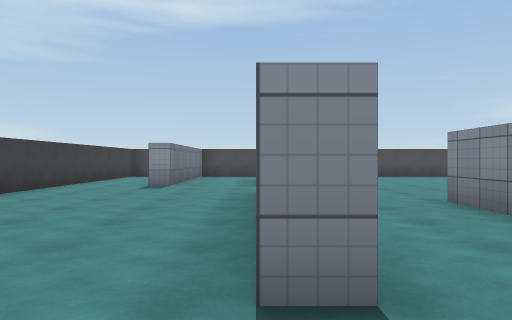
view 1 (above)

24 first-person views from a walk through a Unity game level. The camera is 1.2 m above the floor, looks level and sees 70° across. The floor is counted in squares, 2 m on a side. Each view is taken from the middle of a square. On the plan, view 1 faces up. The plan holds only what a view shows up to about 10 squares ahead; the rest is blank. The player is left out. Surface patterns are stand-ins for the level's own textures.

view 2
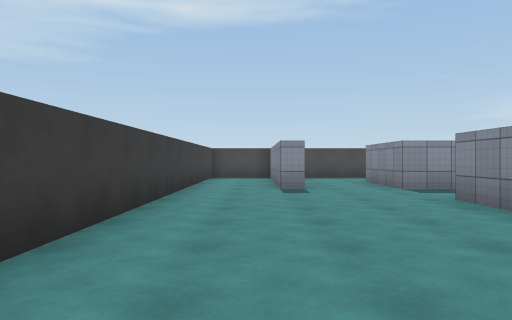

view 3
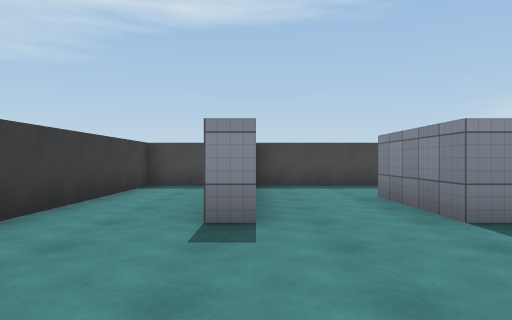

view 4
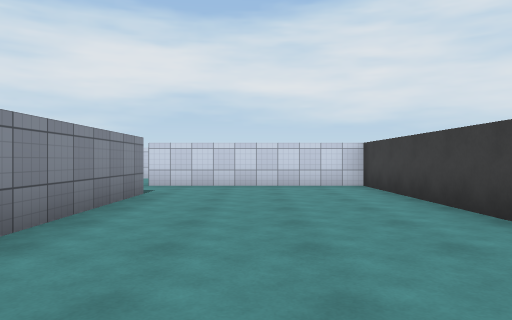

view 5
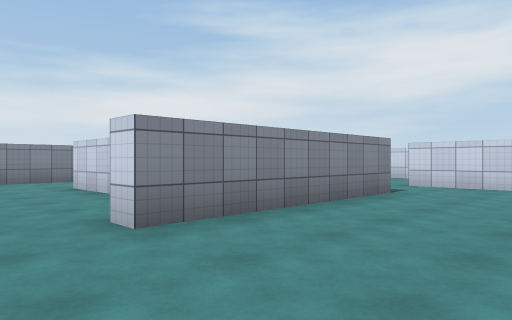

view 6
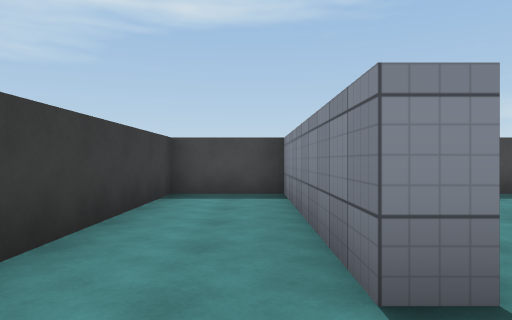

view 7
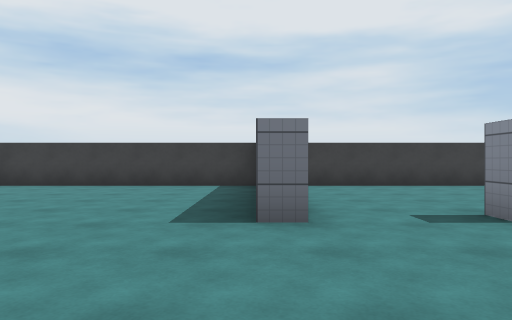

view 8
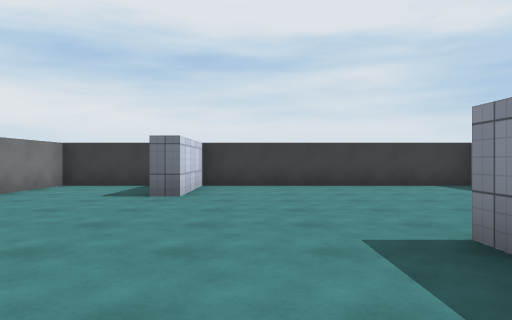

view 9
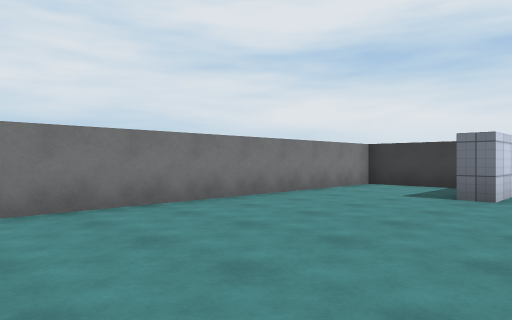

view 10
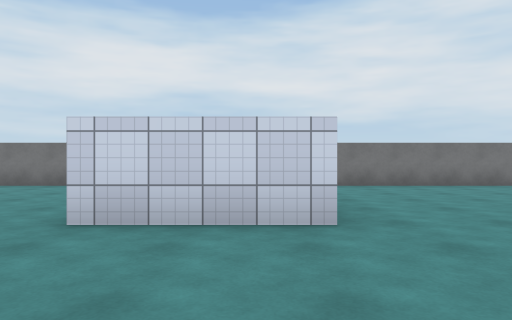

view 11
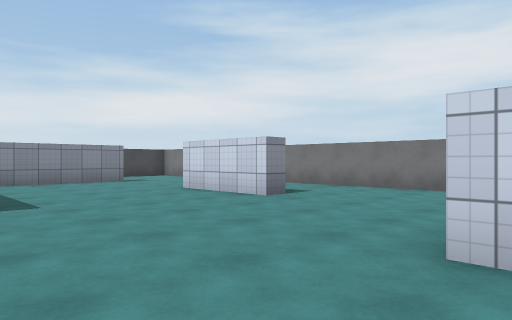

view 12
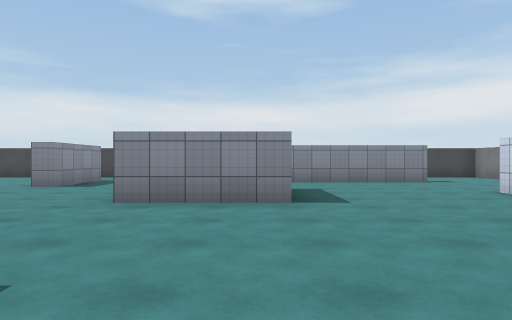

view 13
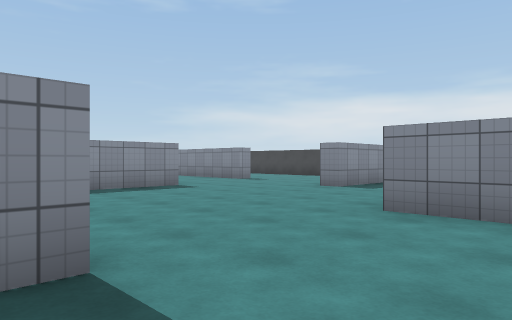

view 14
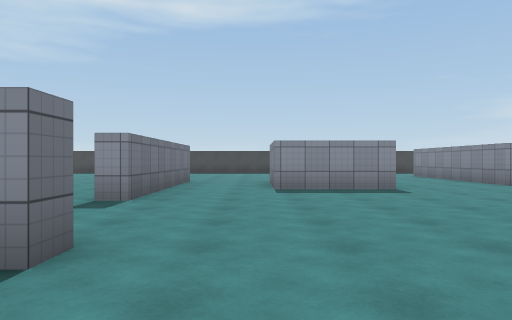

view 15
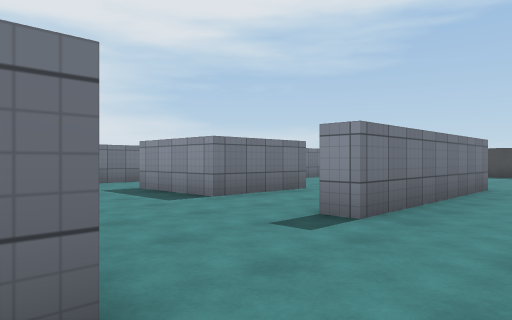

view 16
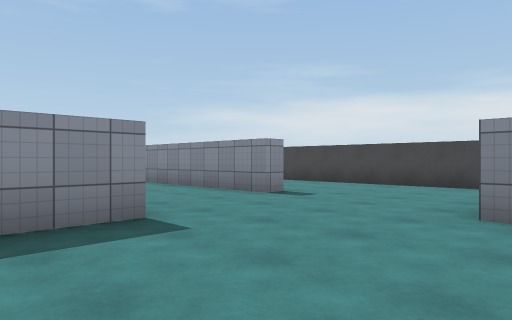

view 17
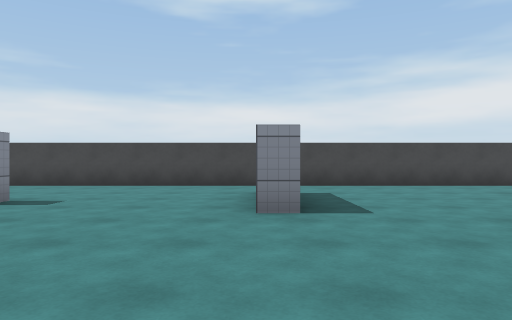

view 18
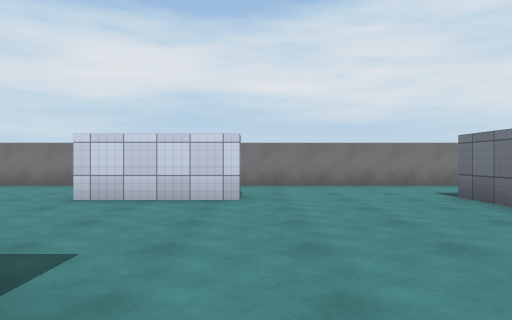

view 19
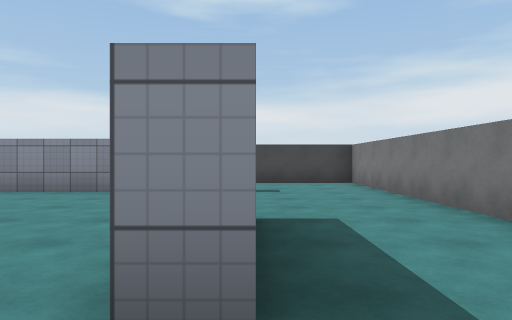

view 20
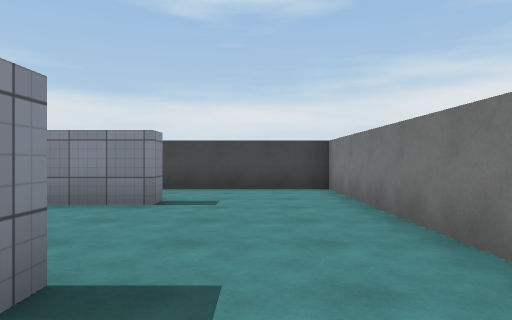

view 21
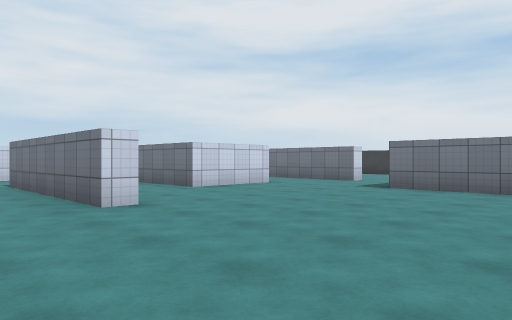

view 22
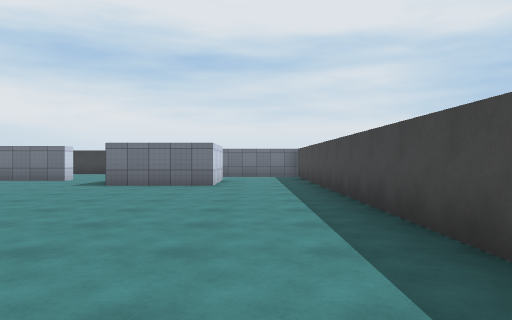

view 23
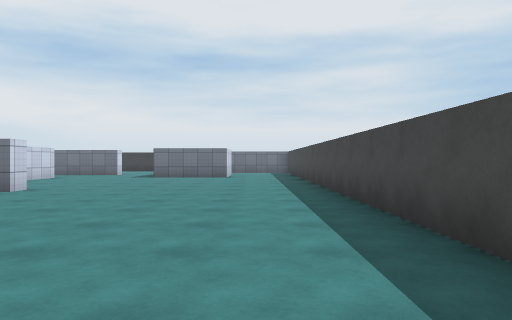

view 24
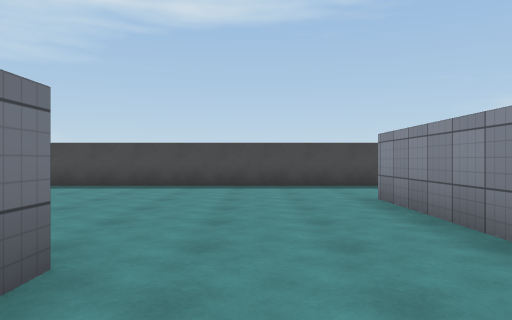

### Floor plan
Points are (right, up) in squares from view 1. A wall is a line through its corners. A room is listed if a view was taken in it or the views show most of it. See-through windows are left out.
Room 1 (views 1, 2, 3, 4, 5, 6)
walls: (0, 8.5) (0, 11); (-2, 10) (-2, 8.5) (-2.5, 8.5) (-2.5, 13.5) (-4.5, 13.5) (-4.5, -0.5) (0.5, -0.5); (0.5, 1.5) (0, 1.5) (0, 6.5) (0.5, 6.5)
ways out: opening at (-1, 11) to room 2; opening at (0, 0.5) to room 2; opening at (0, 7.5) to room 2
Room 2 (views 7, 8, 9, 10, 11, 12, 13, 14, 15, 16, 17, 18, 19, 20, 21, 22, 23, 24)
walls: (8.8, -0.4) (8.8, -1) (8.2, -1); (7.6, 4.4) (7.6, 6.1); (2.8, 3.9) (2.8, 5.3) (5.3, 5.3) (5.3, 2.8) (2.8, 2.8); (12.9, 4.5) (10.4, 4.5) (10.4, 6.8); (12.1, -3.5) (12.1, -1); (7.6, 7.4) (8.1, 7.4) (8.1, 2.4) (7.6, 2.4); (5.1, -5.4) (7.8, -5.4); (7.7, -6.6) (7.7, -7.9); (0.5, -0.5) (0.5, -1); (12.9, 7) (12.9, 6.5); (0.5, 3.8) (0.5, 2.8); (1.8, -4.4) (1.2, -4.4); (11.2, -8) (11.2, -7.5) (13.8, -7.5); (16.4, 5.6) (15.9, 5.6) (15.9, 10.6); (1.1, 8.5) (0, 8.5); (19.5, 2.4) (19.5, 7.8); (6.3, -10.5) (19.5, -10.5) (19.5, -7); (1, 11) (2.5, 11) (2.5, 8.5); (19.5, -4) (19.5, -1.5); (-4.5, -1) (-4.5, -7.2) (-2, -7.2) (-2, -7.8); (17.4, -7.6) (16.9, -7.6) (16.9, -3.1); (16.9, 13.5) (-2, 13.5); (-4.5, -8.4) (-4.5, -10.5) (4.1, -10.5)
ways out: opening at (-1, 11) to room 1; opening at (0, 0.5) to room 1; opening at (0, 7.5) to room 1; opening at (16.4, 0); opening at (18.5, 2)

Positions as (right, up) in squares from view 1, and headings:
1: (0, 0), facing up
2: (-3, 1), facing up
3: (-2, 5), facing up
4: (-2, 8), facing down
5: (-3, 8), facing down-right
6: (-3, 7), facing up
7: (4, -1), facing left
8: (4, -6), facing left
9: (4, -6), facing down-left
10: (6, -2), facing down
11: (7, -3), facing down-right
12: (7, -3), facing right
13: (8, -3), facing up-right
14: (10, -3), facing up
15: (10, -1), facing up-left
16: (11, 1), facing up-right
17: (11, 2), facing right
18: (11, -2), facing down
19: (10, -8), facing right
20: (12, -9), facing right
21: (10, 12), facing down-left
22: (11, 12), facing left
23: (15, 12), facing left
24: (14, 5), facing up
